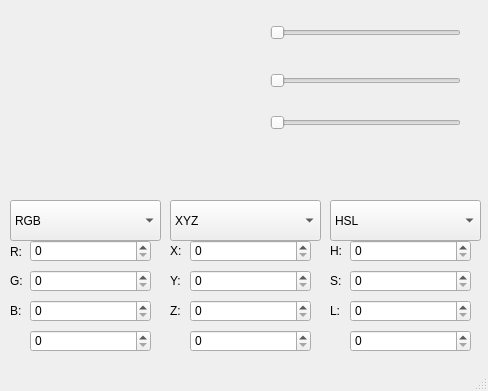
<?xml version="1.0" encoding="UTF-8"?>
<ui version="4.0">
 <class>Colors</class>
 <widget class="QMainWindow" name="Colors">
  <property name="geometry">
   <rect>
    <x>0</x>
    <y>0</y>
    <width>488</width>
    <height>391</height>
   </rect>
  </property>
  <property name="windowTitle">
   <string>Colors</string>
  </property>
  <widget class="QWidget" name="centralwidget">
   <widget class="QWidget" name="palete" native="true">
    <property name="geometry">
     <rect>
      <x>20</x>
      <y>161</y>
      <width>451</width>
      <height>31</height>
     </rect>
    </property>
   </widget>
   <widget class="QComboBox" name="comboBox">
    <property name="geometry">
     <rect>
      <x>10</x>
      <y>200</y>
      <width>151</width>
      <height>41</height>
     </rect>
    </property>
    <item>
     <property name="text">
      <string>RGB</string>
     </property>
    </item>
    <item>
     <property name="text">
      <string>CMYK</string>
     </property>
    </item>
    <item>
     <property name="text">
      <string>HSV</string>
     </property>
    </item>
    <item>
     <property name="text">
      <string>XYZ</string>
     </property>
    </item>
   </widget>
   <widget class="QWidget" name="widget_color" native="true">
    <property name="geometry">
     <rect>
      <x>20</x>
      <y>10</y>
      <width>231</width>
      <height>141</height>
     </rect>
    </property>
   </widget>
   <widget class="QComboBox" name="comboBox_center">
    <property name="geometry">
     <rect>
      <x>170</x>
      <y>200</y>
      <width>151</width>
      <height>41</height>
     </rect>
    </property>
    <item>
     <property name="text">
      <string>XYZ</string>
     </property>
    </item>
    <item>
     <property name="text">
      <string>CMYK</string>
     </property>
    </item>
    <item>
     <property name="text">
      <string>RGB</string>
     </property>
    </item>
    <item>
     <property name="text">
      <string>HSV</string>
     </property>
    </item>
    <item>
     <property name="text">
      <string>HSL</string>
     </property>
    </item>
    <item>
     <property name="text">
      <string>LAB</string>
     </property>
    </item>
   </widget>
   <widget class="QComboBox" name="comboBox_3">
    <property name="geometry">
     <rect>
      <x>330</x>
      <y>200</y>
      <width>151</width>
      <height>41</height>
     </rect>
    </property>
    <item>
     <property name="text">
      <string>HSL</string>
     </property>
    </item>
    <item>
     <property name="text">
      <string>CMYK</string>
     </property>
    </item>
    <item>
     <property name="text">
      <string>RGB</string>
     </property>
    </item>
    <item>
     <property name="text">
      <string>HSV</string>
     </property>
    </item>
    <item>
     <property name="text">
      <string>LAB</string>
     </property>
    </item>
    <item>
     <property name="text">
      <string>XYZ</string>
     </property>
    </item>
   </widget>
   <widget class="QSpinBox" name="spinBox">
    <property name="geometry">
     <rect>
      <x>30</x>
      <y>240</y>
      <width>121</width>
      <height>22</height>
     </rect>
    </property>
   </widget>
   <widget class="QLabel" name="label">
    <property name="geometry">
     <rect>
      <x>10</x>
      <y>241</y>
      <width>41</width>
      <height>21</height>
     </rect>
    </property>
    <property name="text">
     <string>R:</string>
    </property>
   </widget>
   <widget class="QSpinBox" name="spinBox_2">
    <property name="geometry">
     <rect>
      <x>30</x>
      <y>270</y>
      <width>121</width>
      <height>22</height>
     </rect>
    </property>
   </widget>
   <widget class="QLabel" name="label_2">
    <property name="geometry">
     <rect>
      <x>10</x>
      <y>270</y>
      <width>41</width>
      <height>21</height>
     </rect>
    </property>
    <property name="text">
     <string>G:</string>
    </property>
   </widget>
   <widget class="QSpinBox" name="spinBox_3">
    <property name="geometry">
     <rect>
      <x>30</x>
      <y>300</y>
      <width>121</width>
      <height>22</height>
     </rect>
    </property>
   </widget>
   <widget class="QLabel" name="label_3">
    <property name="geometry">
     <rect>
      <x>10</x>
      <y>300</y>
      <width>41</width>
      <height>21</height>
     </rect>
    </property>
    <property name="text">
     <string>B:</string>
    </property>
   </widget>
   <widget class="QSpinBox" name="spinBox_4">
    <property name="geometry">
     <rect>
      <x>30</x>
      <y>330</y>
      <width>121</width>
      <height>22</height>
     </rect>
    </property>
   </widget>
   <widget class="QLabel" name="label_4">
    <property name="geometry">
     <rect>
      <x>10</x>
      <y>330</y>
      <width>41</width>
      <height>21</height>
     </rect>
    </property>
    <property name="text">
     <string/>
    </property>
   </widget>
   <widget class="QSpinBox" name="spinBox_5">
    <property name="geometry">
     <rect>
      <x>190</x>
      <y>240</y>
      <width>121</width>
      <height>22</height>
     </rect>
    </property>
   </widget>
   <widget class="QSpinBox" name="spinBox_6">
    <property name="geometry">
     <rect>
      <x>190</x>
      <y>270</y>
      <width>121</width>
      <height>22</height>
     </rect>
    </property>
   </widget>
   <widget class="QSpinBox" name="spinBox_7">
    <property name="geometry">
     <rect>
      <x>190</x>
      <y>300</y>
      <width>121</width>
      <height>22</height>
     </rect>
    </property>
   </widget>
   <widget class="QSpinBox" name="spinBox_8">
    <property name="geometry">
     <rect>
      <x>190</x>
      <y>330</y>
      <width>121</width>
      <height>22</height>
     </rect>
    </property>
   </widget>
   <widget class="QLabel" name="label_5">
    <property name="geometry">
     <rect>
      <x>170</x>
      <y>240</y>
      <width>41</width>
      <height>21</height>
     </rect>
    </property>
    <property name="text">
     <string>X:</string>
    </property>
   </widget>
   <widget class="QLabel" name="label_6">
    <property name="geometry">
     <rect>
      <x>170</x>
      <y>270</y>
      <width>41</width>
      <height>21</height>
     </rect>
    </property>
    <property name="text">
     <string>Y:</string>
    </property>
   </widget>
   <widget class="QLabel" name="label_7">
    <property name="geometry">
     <rect>
      <x>170</x>
      <y>300</y>
      <width>41</width>
      <height>21</height>
     </rect>
    </property>
    <property name="text">
     <string>Z:</string>
    </property>
   </widget>
   <widget class="QLabel" name="label_8">
    <property name="geometry">
     <rect>
      <x>170</x>
      <y>330</y>
      <width>41</width>
      <height>21</height>
     </rect>
    </property>
    <property name="text">
     <string/>
    </property>
   </widget>
   <widget class="QSpinBox" name="spinBox_9">
    <property name="geometry">
     <rect>
      <x>350</x>
      <y>240</y>
      <width>121</width>
      <height>22</height>
     </rect>
    </property>
   </widget>
   <widget class="QSpinBox" name="spinBox_10">
    <property name="geometry">
     <rect>
      <x>350</x>
      <y>270</y>
      <width>121</width>
      <height>22</height>
     </rect>
    </property>
   </widget>
   <widget class="QSpinBox" name="spinBox_11">
    <property name="geometry">
     <rect>
      <x>350</x>
      <y>300</y>
      <width>121</width>
      <height>22</height>
     </rect>
    </property>
   </widget>
   <widget class="QSpinBox" name="spinBox_12">
    <property name="geometry">
     <rect>
      <x>350</x>
      <y>330</y>
      <width>121</width>
      <height>22</height>
     </rect>
    </property>
   </widget>
   <widget class="QLabel" name="label_9">
    <property name="geometry">
     <rect>
      <x>330</x>
      <y>240</y>
      <width>41</width>
      <height>21</height>
     </rect>
    </property>
    <property name="text">
     <string>H:</string>
    </property>
   </widget>
   <widget class="QLabel" name="label_10">
    <property name="geometry">
     <rect>
      <x>330</x>
      <y>270</y>
      <width>41</width>
      <height>21</height>
     </rect>
    </property>
    <property name="text">
     <string>S:</string>
    </property>
   </widget>
   <widget class="QLabel" name="label_11">
    <property name="geometry">
     <rect>
      <x>330</x>
      <y>300</y>
      <width>41</width>
      <height>21</height>
     </rect>
    </property>
    <property name="text">
     <string>L:</string>
    </property>
   </widget>
   <widget class="QLabel" name="label_12">
    <property name="geometry">
     <rect>
      <x>330</x>
      <y>330</y>
      <width>41</width>
      <height>21</height>
     </rect>
    </property>
    <property name="text">
     <string/>
    </property>
   </widget>
   <widget class="QSlider" name="horizontalSlider">
    <property name="geometry">
     <rect>
      <x>270</x>
      <y>20</y>
      <width>191</width>
      <height>25</height>
     </rect>
    </property>
    <property name="maximum">
     <number>255</number>
    </property>
    <property name="orientation">
     <enum>Qt::Horizontal</enum>
    </property>
   </widget>
   <widget class="QSlider" name="horizontalSlider_2">
    <property name="geometry">
     <rect>
      <x>270</x>
      <y>70</y>
      <width>191</width>
      <height>21</height>
     </rect>
    </property>
    <property name="maximum">
     <number>255</number>
    </property>
    <property name="orientation">
     <enum>Qt::Horizontal</enum>
    </property>
   </widget>
   <widget class="QSlider" name="horizontalSlider_3">
    <property name="geometry">
     <rect>
      <x>270</x>
      <y>110</y>
      <width>191</width>
      <height>25</height>
     </rect>
    </property>
    <property name="maximum">
     <number>255</number>
    </property>
    <property name="orientation">
     <enum>Qt::Horizontal</enum>
    </property>
   </widget>
  </widget>
  <widget class="QMenuBar" name="menubar">
   <property name="geometry">
    <rect>
     <x>0</x>
     <y>0</y>
     <width>488</width>
     <height>36</height>
    </rect>
   </property>
  </widget>
  <widget class="QStatusBar" name="statusbar"/>
 </widget>
 <resources/>
 <connections/>
</ui>
